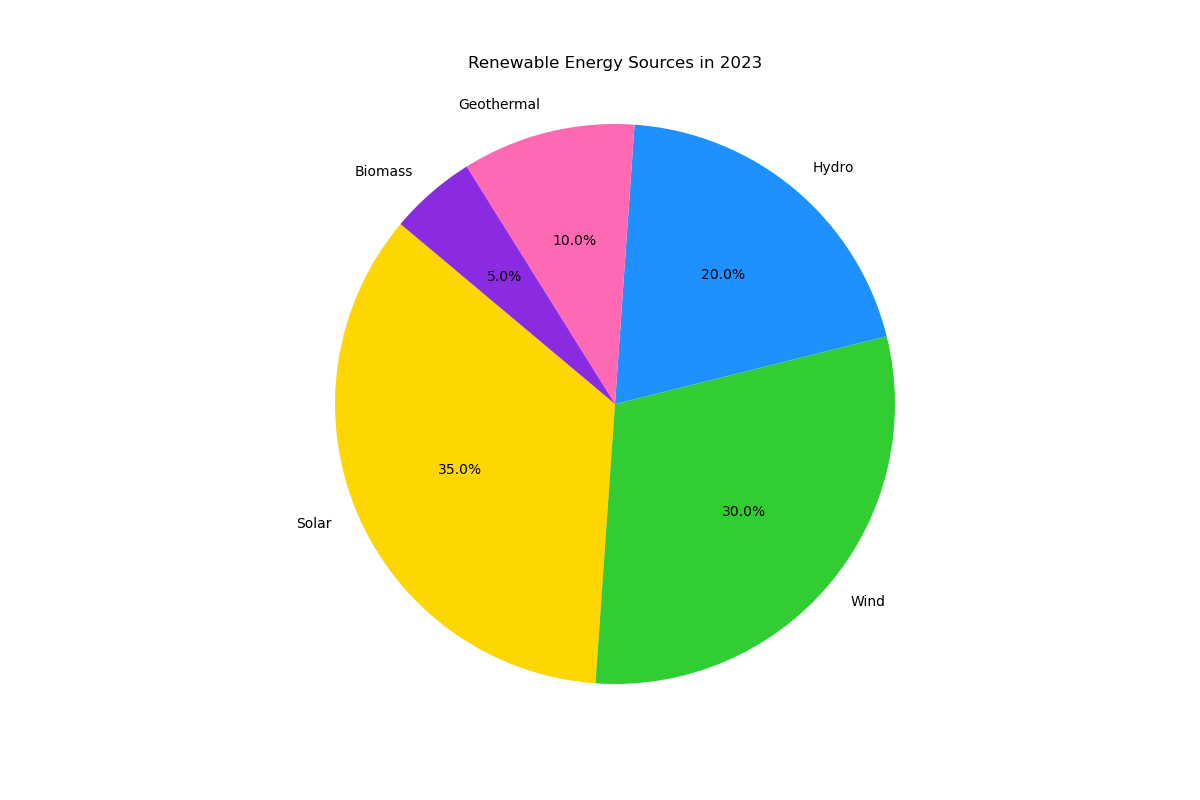

Here is the Python script that generated this plot:

import matplotlib.pyplot as plt

# Data for the chart
sources = ['Solar', 'Wind', 'Hydro', 'Geothermal', 'Biomass']
percentages = [35, 30, 20, 10, 5]
colors = ['#FFD700', '#32CD32', '#1E90FF', '#FF69B4', '#8A2BE2']

# Create a pie chart
plt.figure(figsize=(12, 8))  # Set the width and height of the chart
plt.pie(percentages, labels=sources, autopct='%1.1f%%', colors=colors, startangle=140)

plt.title('Renewable Energy Sources in 2023', pad=20)  # Change the headline to match the topic, added padding
plt.axis('equal')  # Equal aspect ratio ensures that pie is drawn as a circle.

# Display the chart
plt.show()
